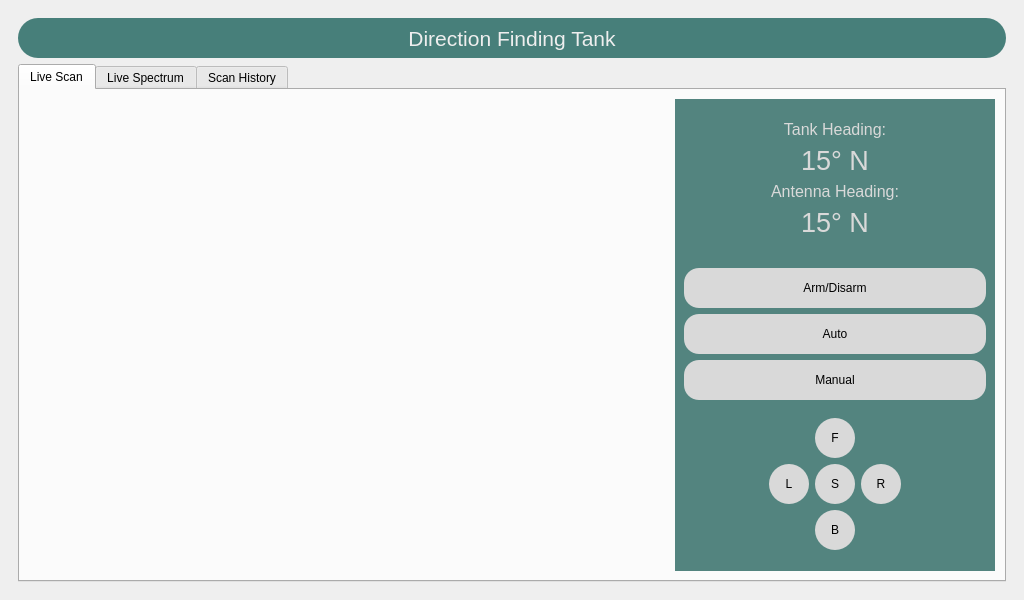
<?xml version="1.0" encoding="UTF-8"?>
<ui version="4.0">
 <class>MainWindow</class>
 <widget class="QMainWindow" name="MainWindow">
  <property name="geometry">
   <rect>
    <x>0</x>
    <y>0</y>
    <width>1024</width>
    <height>600</height>
   </rect>
  </property>
  <property name="windowTitle">
   <string>MainWindow</string>
  </property>
  <widget class="QWidget" name="centralwidget">
   <layout class="QGridLayout" name="gridLayout_2">
    <item row="0" column="0">
     <widget class="QStackedWidget" name="stackedWidget">
      <property name="currentIndex">
       <number>1</number>
      </property>
      <widget class="QWidget" name="splash_screen">
       <layout class="QGridLayout" name="gridLayout_7">
        <item row="0" column="0">
         <layout class="QGridLayout" name="gridLayout">
          <item row="2" column="1" alignment="Qt::AlignHCenter">
           <widget class="QLabel" name="label">
            <property name="sizePolicy">
             <sizepolicy hsizetype="Fixed" vsizetype="Fixed">
              <horstretch>0</horstretch>
              <verstretch>0</verstretch>
             </sizepolicy>
            </property>
            <property name="minimumSize">
             <size>
              <width>370</width>
              <height>270</height>
             </size>
            </property>
            <property name="maximumSize">
             <size>
              <width>370</width>
              <height>270</height>
             </size>
            </property>
            <property name="text">
             <string/>
            </property>
            <property name="pixmap">
             <pixmap resource="resources.qrc">:/icons/resources/prince_sattam_logo.png</pixmap>
            </property>
            <property name="scaledContents">
             <bool>true</bool>
            </property>
           </widget>
          </item>
          <item row="5" column="0">
           <spacer name="horizontalSpacer">
            <property name="orientation">
             <enum>Qt::Horizontal</enum>
            </property>
            <property name="sizeType">
             <enum>QSizePolicy::Minimum</enum>
            </property>
            <property name="sizeHint" stdset="0">
             <size>
              <width>40</width>
              <height>20</height>
             </size>
            </property>
           </spacer>
          </item>
          <item row="3" column="1">
           <spacer name="verticalSpacer_2">
            <property name="orientation">
             <enum>Qt::Vertical</enum>
            </property>
            <property name="sizeHint" stdset="0">
             <size>
              <width>20</width>
              <height>40</height>
             </size>
            </property>
           </spacer>
          </item>
          <item row="0" column="1">
           <spacer name="verticalSpacer_9">
            <property name="orientation">
             <enum>Qt::Vertical</enum>
            </property>
            <property name="sizeHint" stdset="0">
             <size>
              <width>20</width>
              <height>40</height>
             </size>
            </property>
           </spacer>
          </item>
          <item row="1" column="1">
           <spacer name="verticalSpacer_3">
            <property name="orientation">
             <enum>Qt::Vertical</enum>
            </property>
            <property name="sizeHint" stdset="0">
             <size>
              <width>20</width>
              <height>40</height>
             </size>
            </property>
           </spacer>
          </item>
          <item row="5" column="1">
           <widget class="QProgressBar" name="progressBar">
            <property name="minimumSize">
             <size>
              <width>0</width>
              <height>30</height>
             </size>
            </property>
            <property name="styleSheet">
             <string notr="true">QProgressBar {
    border-radius: 15px;
    text-align: center;

}

QProgressBar::chunk {
    border-radius: 15px;
    background-color: #477F7A;
}
</string>
            </property>
            <property name="value">
             <number>0</number>
            </property>
            <property name="textVisible">
             <bool>true</bool>
            </property>
           </widget>
          </item>
          <item row="8" column="1">
           <spacer name="verticalSpacer_10">
            <property name="orientation">
             <enum>Qt::Vertical</enum>
            </property>
            <property name="sizeHint" stdset="0">
             <size>
              <width>20</width>
              <height>40</height>
             </size>
            </property>
           </spacer>
          </item>
          <item row="5" column="2">
           <spacer name="horizontalSpacer_2">
            <property name="orientation">
             <enum>Qt::Horizontal</enum>
            </property>
            <property name="sizeType">
             <enum>QSizePolicy::Minimum</enum>
            </property>
            <property name="sizeHint" stdset="0">
             <size>
              <width>40</width>
              <height>20</height>
             </size>
            </property>
           </spacer>
          </item>
          <item row="7" column="1">
           <spacer name="verticalSpacer">
            <property name="orientation">
             <enum>Qt::Vertical</enum>
            </property>
            <property name="sizeHint" stdset="0">
             <size>
              <width>20</width>
              <height>40</height>
             </size>
            </property>
           </spacer>
          </item>
          <item row="6" column="1">
           <widget class="QLabel" name="progress_update_label">
            <property name="text">
             <string/>
            </property>
            <property name="alignment">
             <set>Qt::AlignLeading|Qt::AlignLeft|Qt::AlignVCenter</set>
            </property>
           </widget>
          </item>
         </layout>
        </item>
       </layout>
      </widget>
      <widget class="QWidget" name="visualization_page">
       <layout class="QVBoxLayout" name="verticalLayout">
        <item>
         <widget class="QLabel" name="label_2">
          <property name="minimumSize">
           <size>
            <width>0</width>
            <height>40</height>
           </size>
          </property>
          <property name="font">
           <font>
            <pointsize>16</pointsize>
           </font>
          </property>
          <property name="styleSheet">
           <string notr="true">QLabel{
background-color: #477F7A;
border-radius: 20px;
color: #EEEEEE;
}</string>
          </property>
          <property name="text">
           <string>Direction Finding Tank</string>
          </property>
          <property name="alignment">
           <set>Qt::AlignCenter</set>
          </property>
         </widget>
        </item>
        <item>
         <widget class="QTabWidget" name="TabWidget">
          <property name="currentIndex">
           <number>0</number>
          </property>
          <widget class="QWidget" name="Scanner">
           <attribute name="title">
            <string>Live Scan</string>
           </attribute>
           <layout class="QGridLayout" name="gridLayout_6">
            <item row="0" column="0">
             <layout class="QGridLayout" name="gridLayout_3">
              <item row="0" column="0" rowspan="2" colspan="2">
               <layout class="QVBoxLayout" name="plot_layout">
                <item>
                 <widget class="MplRadar" name="radar_plot" native="true"/>
                </item>
               </layout>
              </item>
              <item row="0" column="2" rowspan="2">
               <widget class="QWidget" name="widget" native="true">
                <property name="styleSheet">
                 <string notr="true">QWidget{
	background-color: #53847F;
}</string>
                </property>
                <layout class="QVBoxLayout" name="verticalLayout_2">
                 <item>
                  <spacer name="verticalSpacer_7">
                   <property name="orientation">
                    <enum>Qt::Vertical</enum>
                   </property>
                   <property name="sizeHint" stdset="0">
                    <size>
                     <width>20</width>
                     <height>40</height>
                    </size>
                   </property>
                  </spacer>
                 </item>
                 <item>
                  <widget class="QLabel" name="label_3">
                   <property name="sizePolicy">
                    <sizepolicy hsizetype="Preferred" vsizetype="Minimum">
                     <horstretch>0</horstretch>
                     <verstretch>0</verstretch>
                    </sizepolicy>
                   </property>
                   <property name="font">
                    <font>
                     <pointsize>12</pointsize>
                    </font>
                   </property>
                   <property name="styleSheet">
                    <string notr="true">color: #D9D9D9;</string>
                   </property>
                   <property name="text">
                    <string>Tank Heading:</string>
                   </property>
                   <property name="alignment">
                    <set>Qt::AlignCenter</set>
                   </property>
                  </widget>
                 </item>
                 <item>
                  <widget class="QLabel" name="tank_heading">
                   <property name="sizePolicy">
                    <sizepolicy hsizetype="Preferred" vsizetype="Minimum">
                     <horstretch>0</horstretch>
                     <verstretch>0</verstretch>
                    </sizepolicy>
                   </property>
                   <property name="font">
                    <font>
                     <pointsize>20</pointsize>
                    </font>
                   </property>
                   <property name="styleSheet">
                    <string notr="true">color: #D9D9D9;</string>
                   </property>
                   <property name="text">
                    <string>15° N</string>
                   </property>
                   <property name="alignment">
                    <set>Qt::AlignCenter</set>
                   </property>
                  </widget>
                 </item>
                 <item>
                  <widget class="QLabel" name="label_5">
                   <property name="sizePolicy">
                    <sizepolicy hsizetype="Preferred" vsizetype="Minimum">
                     <horstretch>0</horstretch>
                     <verstretch>0</verstretch>
                    </sizepolicy>
                   </property>
                   <property name="font">
                    <font>
                     <pointsize>12</pointsize>
                    </font>
                   </property>
                   <property name="styleSheet">
                    <string notr="true">color: #D9D9D9;</string>
                   </property>
                   <property name="text">
                    <string>Antenna Heading:</string>
                   </property>
                   <property name="alignment">
                    <set>Qt::AlignCenter</set>
                   </property>
                  </widget>
                 </item>
                 <item>
                  <widget class="QLabel" name="antenna_heading">
                   <property name="sizePolicy">
                    <sizepolicy hsizetype="Preferred" vsizetype="Minimum">
                     <horstretch>0</horstretch>
                     <verstretch>0</verstretch>
                    </sizepolicy>
                   </property>
                   <property name="font">
                    <font>
                     <pointsize>20</pointsize>
                    </font>
                   </property>
                   <property name="styleSheet">
                    <string notr="true">color: #D9D9D9;</string>
                   </property>
                   <property name="text">
                    <string>15° N</string>
                   </property>
                   <property name="alignment">
                    <set>Qt::AlignCenter</set>
                   </property>
                  </widget>
                 </item>
                 <item>
                  <spacer name="verticalSpacer_4">
                   <property name="orientation">
                    <enum>Qt::Vertical</enum>
                   </property>
                   <property name="sizeHint" stdset="0">
                    <size>
                     <width>20</width>
                     <height>40</height>
                    </size>
                   </property>
                  </spacer>
                 </item>
                 <item>
                  <spacer name="verticalSpacer_8">
                   <property name="orientation">
                    <enum>Qt::Vertical</enum>
                   </property>
                   <property name="sizeHint" stdset="0">
                    <size>
                     <width>20</width>
                     <height>40</height>
                    </size>
                   </property>
                  </spacer>
                 </item>
                 <item>
                  <layout class="QGridLayout" name="gridLayout_4">
                   <item row="3" column="2">
                    <spacer name="verticalSpacer_5">
                     <property name="orientation">
                      <enum>Qt::Vertical</enum>
                     </property>
                     <property name="sizeHint" stdset="0">
                      <size>
                       <width>20</width>
                       <height>40</height>
                      </size>
                     </property>
                    </spacer>
                   </item>
                   <item row="2" column="1" colspan="3">
                    <widget class="QPushButton" name="pushButton_2">
                     <property name="minimumSize">
                      <size>
                       <width>80</width>
                       <height>40</height>
                      </size>
                     </property>
                     <property name="font">
                      <font>
                       <pointsize>9</pointsize>
                      </font>
                     </property>
                     <property name="styleSheet">
                      <string notr="true">QPushButton{
	background-color: #D9D9D9;
	border-radius: 15px;
}</string>
                     </property>
                     <property name="text">
                      <string>Manual</string>
                     </property>
                    </widget>
                   </item>
                   <item row="1" column="1" colspan="3">
                    <widget class="QPushButton" name="pushButton">
                     <property name="minimumSize">
                      <size>
                       <width>80</width>
                       <height>40</height>
                      </size>
                     </property>
                     <property name="font">
                      <font>
                       <pointsize>9</pointsize>
                      </font>
                     </property>
                     <property name="styleSheet">
                      <string notr="true">QPushButton{
	background-color: #D9D9D9;
	border-radius: 15px;
}</string>
                     </property>
                     <property name="text">
                      <string>Auto</string>
                     </property>
                    </widget>
                   </item>
                   <item row="0" column="1" colspan="3">
                    <widget class="QPushButton" name="pushButton_3">
                     <property name="minimumSize">
                      <size>
                       <width>80</width>
                       <height>40</height>
                      </size>
                     </property>
                     <property name="font">
                      <font>
                       <pointsize>9</pointsize>
                      </font>
                     </property>
                     <property name="styleSheet">
                      <string notr="true">QPushButton{
	background-color: #D9D9D9;
	border-radius: 15px;
}</string>
                     </property>
                     <property name="text">
                      <string>Arm/Disarm</string>
                     </property>
                    </widget>
                   </item>
                  </layout>
                 </item>
                 <item>
                  <layout class="QGridLayout" name="gridLayout_5">
                   <item row="1" column="0" alignment="Qt::AlignRight">
                    <widget class="QPushButton" name="left_button">
                     <property name="sizePolicy">
                      <sizepolicy hsizetype="Fixed" vsizetype="Fixed">
                       <horstretch>0</horstretch>
                       <verstretch>0</verstretch>
                      </sizepolicy>
                     </property>
                     <property name="styleSheet">
                      <string notr="true">QPushButton{
	background-color: #D9D9D9;
	width: 40px;
	height: 40px;
	border-radius: 20px;
}</string>
                     </property>
                     <property name="text">
                      <string>L</string>
                     </property>
                    </widget>
                   </item>
                   <item row="3" column="1">
                    <spacer name="verticalSpacer_11">
                     <property name="orientation">
                      <enum>Qt::Vertical</enum>
                     </property>
                     <property name="sizeHint" stdset="0">
                      <size>
                       <width>20</width>
                       <height>40</height>
                      </size>
                     </property>
                    </spacer>
                   </item>
                   <item row="1" column="1">
                    <widget class="QPushButton" name="stop_button">
                     <property name="sizePolicy">
                      <sizepolicy hsizetype="Minimum" vsizetype="Minimum">
                       <horstretch>0</horstretch>
                       <verstretch>0</verstretch>
                      </sizepolicy>
                     </property>
                     <property name="styleSheet">
                      <string notr="true">QPushButton{
	background-color: #D9D9D9;
	width: 40px;
	height: 40px;
	border-radius: 20px;
}</string>
                     </property>
                     <property name="text">
                      <string>S</string>
                     </property>
                    </widget>
                   </item>
                   <item row="2" column="1">
                    <widget class="QPushButton" name="backward_button">
                     <property name="sizePolicy">
                      <sizepolicy hsizetype="Fixed" vsizetype="Fixed">
                       <horstretch>0</horstretch>
                       <verstretch>0</verstretch>
                      </sizepolicy>
                     </property>
                     <property name="styleSheet">
                      <string notr="true">QPushButton{
	background-color: #D9D9D9;
	width: 40px;
	height: 40px;
	border-radius: 20px;
}</string>
                     </property>
                     <property name="text">
                      <string>B</string>
                     </property>
                    </widget>
                   </item>
                   <item row="1" column="2" alignment="Qt::AlignLeft">
                    <widget class="QPushButton" name="right_button">
                     <property name="sizePolicy">
                      <sizepolicy hsizetype="Fixed" vsizetype="Fixed">
                       <horstretch>0</horstretch>
                       <verstretch>0</verstretch>
                      </sizepolicy>
                     </property>
                     <property name="styleSheet">
                      <string notr="true">QPushButton{
	background-color: #D9D9D9;
	width: 40px;
	height: 40px;
	border-radius: 20px;
}</string>
                     </property>
                     <property name="text">
                      <string>R</string>
                     </property>
                    </widget>
                   </item>
                   <item row="0" column="1">
                    <widget class="QPushButton" name="forward_button">
                     <property name="sizePolicy">
                      <sizepolicy hsizetype="Fixed" vsizetype="Fixed">
                       <horstretch>0</horstretch>
                       <verstretch>0</verstretch>
                      </sizepolicy>
                     </property>
                     <property name="styleSheet">
                      <string notr="true">QPushButton{
	background-color: #D9D9D9;
	width: 40px;
	height: 40px;
	border-radius: 20px;
}</string>
                     </property>
                     <property name="text">
                      <string>F</string>
                     </property>
                    </widget>
                   </item>
                  </layout>
                 </item>
                </layout>
               </widget>
              </item>
             </layout>
            </item>
           </layout>
          </widget>
          <widget class="QWidget" name="LiveSpectrum">
           <attribute name="title">
            <string>Live Spectrum</string>
           </attribute>
           <layout class="QGridLayout" name="gridLayout_13" columnstretch="2,1">
            <item row="0" column="0">
             <layout class="QGridLayout" name="gridLayout_8">
              <item row="0" column="1">
               <widget class="MplWidget" name="plot_0" native="true"/>
              </item>
             </layout>
            </item>
            <item row="0" column="1">
             <widget class="QWidget" name="widget_2" native="true">
              <property name="styleSheet">
               <string notr="true">QWidget{
	background-color: #53847F;
}</string>
              </property>
              <layout class="QVBoxLayout" name="verticalLayout_3">
               <item>
                <spacer name="verticalSpacer_12">
                 <property name="orientation">
                  <enum>Qt::Vertical</enum>
                 </property>
                 <property name="sizeHint" stdset="0">
                  <size>
                   <width>20</width>
                   <height>40</height>
                  </size>
                 </property>
                </spacer>
               </item>
               <item>
                <widget class="QLabel" name="label_4">
                 <property name="sizePolicy">
                  <sizepolicy hsizetype="Preferred" vsizetype="Minimum">
                   <horstretch>0</horstretch>
                   <verstretch>0</verstretch>
                  </sizepolicy>
                 </property>
                 <property name="font">
                  <font>
                   <pointsize>12</pointsize>
                  </font>
                 </property>
                 <property name="styleSheet">
                  <string notr="true">color: #D9D9D9;</string>
                 </property>
                 <property name="text">
                  <string>Tank Heading:</string>
                 </property>
                 <property name="alignment">
                  <set>Qt::AlignCenter</set>
                 </property>
                </widget>
               </item>
               <item>
                <widget class="QLabel" name="tank_heading_2">
                 <property name="sizePolicy">
                  <sizepolicy hsizetype="Preferred" vsizetype="Minimum">
                   <horstretch>0</horstretch>
                   <verstretch>0</verstretch>
                  </sizepolicy>
                 </property>
                 <property name="font">
                  <font>
                   <pointsize>20</pointsize>
                  </font>
                 </property>
                 <property name="styleSheet">
                  <string notr="true">color: #D9D9D9;</string>
                 </property>
                 <property name="text">
                  <string>15° N</string>
                 </property>
                 <property name="alignment">
                  <set>Qt::AlignCenter</set>
                 </property>
                </widget>
               </item>
               <item>
                <widget class="QLabel" name="label_6">
                 <property name="sizePolicy">
                  <sizepolicy hsizetype="Preferred" vsizetype="Minimum">
                   <horstretch>0</horstretch>
                   <verstretch>0</verstretch>
                  </sizepolicy>
                 </property>
                 <property name="font">
                  <font>
                   <pointsize>12</pointsize>
                  </font>
                 </property>
                 <property name="styleSheet">
                  <string notr="true">color: #D9D9D9;</string>
                 </property>
                 <property name="text">
                  <string>Antenna Heading:</string>
                 </property>
                 <property name="alignment">
                  <set>Qt::AlignCenter</set>
                 </property>
                </widget>
               </item>
               <item>
                <widget class="QLabel" name="antenna_heading_2">
                 <property name="sizePolicy">
                  <sizepolicy hsizetype="Preferred" vsizetype="Minimum">
                   <horstretch>0</horstretch>
                   <verstretch>0</verstretch>
                  </sizepolicy>
                 </property>
                 <property name="font">
                  <font>
                   <pointsize>20</pointsize>
                  </font>
                 </property>
                 <property name="styleSheet">
                  <string notr="true">color: #D9D9D9;</string>
                 </property>
                 <property name="text">
                  <string>15° N</string>
                 </property>
                 <property name="alignment">
                  <set>Qt::AlignCenter</set>
                 </property>
                </widget>
               </item>
               <item>
                <spacer name="verticalSpacer_6">
                 <property name="orientation">
                  <enum>Qt::Vertical</enum>
                 </property>
                 <property name="sizeHint" stdset="0">
                  <size>
                   <width>20</width>
                   <height>40</height>
                  </size>
                 </property>
                </spacer>
               </item>
               <item>
                <spacer name="verticalSpacer_13">
                 <property name="orientation">
                  <enum>Qt::Vertical</enum>
                 </property>
                 <property name="sizeHint" stdset="0">
                  <size>
                   <width>20</width>
                   <height>40</height>
                  </size>
                 </property>
                </spacer>
               </item>
               <item>
                <layout class="QGridLayout" name="gridLayout_9">
                 <item row="3" column="2">
                  <spacer name="verticalSpacer_14">
                   <property name="orientation">
                    <enum>Qt::Vertical</enum>
                   </property>
                   <property name="sizeHint" stdset="0">
                    <size>
                     <width>20</width>
                     <height>40</height>
                    </size>
                   </property>
                  </spacer>
                 </item>
                 <item row="2" column="1" colspan="3">
                  <widget class="QPushButton" name="pushButton_4">
                   <property name="minimumSize">
                    <size>
                     <width>80</width>
                     <height>40</height>
                    </size>
                   </property>
                   <property name="font">
                    <font>
                     <pointsize>9</pointsize>
                    </font>
                   </property>
                   <property name="styleSheet">
                    <string notr="true">QPushButton{
	background-color: #D9D9D9;
	border-radius: 15px;
}</string>
                   </property>
                   <property name="text">
                    <string>Manual</string>
                   </property>
                  </widget>
                 </item>
                 <item row="1" column="1" colspan="3">
                  <widget class="QPushButton" name="pushButton_5">
                   <property name="minimumSize">
                    <size>
                     <width>80</width>
                     <height>40</height>
                    </size>
                   </property>
                   <property name="font">
                    <font>
                     <pointsize>9</pointsize>
                    </font>
                   </property>
                   <property name="styleSheet">
                    <string notr="true">QPushButton{
	background-color: #D9D9D9;
	border-radius: 15px;
}</string>
                   </property>
                   <property name="text">
                    <string>Auto</string>
                   </property>
                  </widget>
                 </item>
                 <item row="0" column="1" colspan="3">
                  <widget class="QPushButton" name="pushButton_6">
                   <property name="minimumSize">
                    <size>
                     <width>80</width>
                     <height>40</height>
                    </size>
                   </property>
                   <property name="font">
                    <font>
                     <pointsize>9</pointsize>
                    </font>
                   </property>
                   <property name="styleSheet">
                    <string notr="true">QPushButton{
	background-color: #D9D9D9;
	border-radius: 15px;
}</string>
                   </property>
                   <property name="text">
                    <string>Arm/Disarm</string>
                   </property>
                  </widget>
                 </item>
                </layout>
               </item>
               <item>
                <layout class="QGridLayout" name="gridLayout_12">
                 <item row="1" column="0" alignment="Qt::AlignRight">
                  <widget class="QPushButton" name="left_button_2">
                   <property name="sizePolicy">
                    <sizepolicy hsizetype="Fixed" vsizetype="Fixed">
                     <horstretch>0</horstretch>
                     <verstretch>0</verstretch>
                    </sizepolicy>
                   </property>
                   <property name="styleSheet">
                    <string notr="true">QPushButton{
	background-color: #D9D9D9;
	width: 40px;
	height: 40px;
	border-radius: 20px;
}</string>
                   </property>
                   <property name="text">
                    <string>L</string>
                   </property>
                  </widget>
                 </item>
                 <item row="3" column="1">
                  <spacer name="verticalSpacer_15">
                   <property name="orientation">
                    <enum>Qt::Vertical</enum>
                   </property>
                   <property name="sizeHint" stdset="0">
                    <size>
                     <width>20</width>
                     <height>40</height>
                    </size>
                   </property>
                  </spacer>
                 </item>
                 <item row="1" column="1">
                  <widget class="QPushButton" name="stop_button_2">
                   <property name="sizePolicy">
                    <sizepolicy hsizetype="Minimum" vsizetype="Minimum">
                     <horstretch>0</horstretch>
                     <verstretch>0</verstretch>
                    </sizepolicy>
                   </property>
                   <property name="styleSheet">
                    <string notr="true">QPushButton{
	background-color: #D9D9D9;
	width: 40px;
	height: 40px;
	border-radius: 20px;
}</string>
                   </property>
                   <property name="text">
                    <string>S</string>
                   </property>
                  </widget>
                 </item>
                 <item row="2" column="1">
                  <widget class="QPushButton" name="backward_button_2">
                   <property name="sizePolicy">
                    <sizepolicy hsizetype="Fixed" vsizetype="Fixed">
                     <horstretch>0</horstretch>
                     <verstretch>0</verstretch>
                    </sizepolicy>
                   </property>
                   <property name="styleSheet">
                    <string notr="true">QPushButton{
	background-color: #D9D9D9;
	width: 40px;
	height: 40px;
	border-radius: 20px;
}</string>
                   </property>
                   <property name="text">
                    <string>B</string>
                   </property>
                  </widget>
                 </item>
                 <item row="1" column="2" alignment="Qt::AlignLeft">
                  <widget class="QPushButton" name="right_button_2">
                   <property name="sizePolicy">
                    <sizepolicy hsizetype="Fixed" vsizetype="Fixed">
                     <horstretch>0</horstretch>
                     <verstretch>0</verstretch>
                    </sizepolicy>
                   </property>
                   <property name="styleSheet">
                    <string notr="true">QPushButton{
	background-color: #D9D9D9;
	width: 40px;
	height: 40px;
	border-radius: 20px;
}</string>
                   </property>
                   <property name="text">
                    <string>R</string>
                   </property>
                  </widget>
                 </item>
                 <item row="0" column="1">
                  <widget class="QPushButton" name="forward_button_2">
                   <property name="sizePolicy">
                    <sizepolicy hsizetype="Fixed" vsizetype="Fixed">
                     <horstretch>0</horstretch>
                     <verstretch>0</verstretch>
                    </sizepolicy>
                   </property>
                   <property name="styleSheet">
                    <string notr="true">QPushButton{
	background-color: #D9D9D9;
	width: 40px;
	height: 40px;
	border-radius: 20px;
}</string>
                   </property>
                   <property name="text">
                    <string>F</string>
                   </property>
                  </widget>
                 </item>
                </layout>
               </item>
              </layout>
             </widget>
            </item>
           </layout>
          </widget>
          <widget class="QWidget" name="tab">
           <attribute name="title">
            <string>Scan History</string>
           </attribute>
           <layout class="QGridLayout" name="gridLayout_11">
            <item row="0" column="0">
             <layout class="QGridLayout" name="gridLayout_10">
              <item row="2" column="0">
               <widget class="MplWidget" name="plot_31" native="true"/>
              </item>
              <item row="2" column="1">
               <widget class="MplWidget" name="plot_32" native="true"/>
              </item>
              <item row="0" column="0">
               <widget class="MplWidget" name="plot_11" native="true"/>
              </item>
              <item row="1" column="0">
               <widget class="MplWidget" name="plot_21" native="true"/>
              </item>
              <item row="0" column="1">
               <widget class="MplWidget" name="plot_12" native="true"/>
              </item>
              <item row="1" column="1">
               <widget class="MplWidget" name="plot_22" native="true"/>
              </item>
              <item row="0" column="2">
               <widget class="MplWidget" name="plot_13" native="true"/>
              </item>
              <item row="1" column="2">
               <widget class="MplWidget" name="plot_23" native="true"/>
              </item>
              <item row="2" column="2">
               <widget class="MplWidget" name="plot_33" native="true"/>
              </item>
             </layout>
            </item>
           </layout>
          </widget>
         </widget>
        </item>
       </layout>
      </widget>
     </widget>
    </item>
   </layout>
  </widget>
 </widget>
 <customwidgets>
  <customwidget>
   <class>MplWidget</class>
   <extends>QWidget</extends>
   <header>mplwidget.h</header>
   <container>1</container>
  </customwidget>
  <customwidget>
   <class>MplRadar</class>
   <extends>QWidget</extends>
   <header>mplradar.h</header>
   <container>1</container>
  </customwidget>
 </customwidgets>
 <resources>
  <include location="resources.qrc"/>
  <include location="resources.qrc"/>
 </resources>
 <connections/>
</ui>
